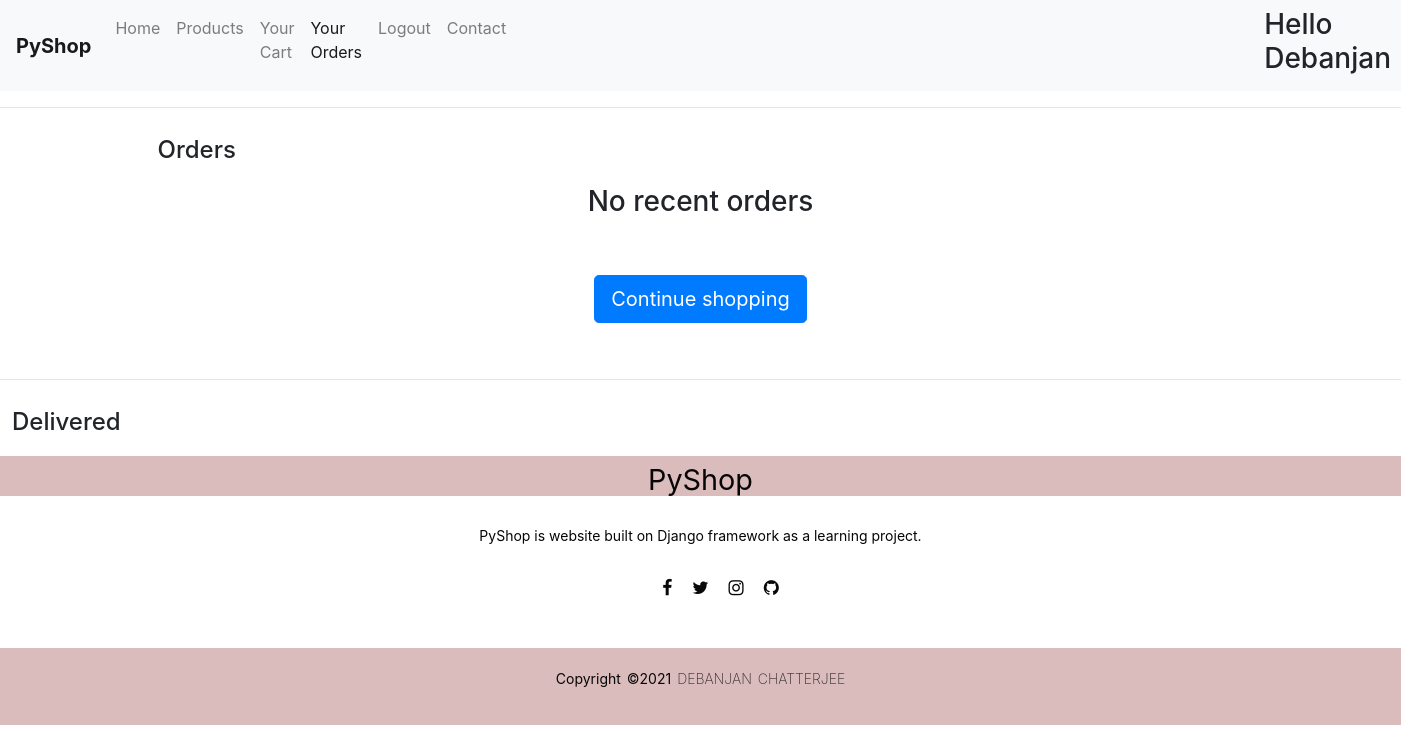
The app's page /orders/ (signed in), older data.
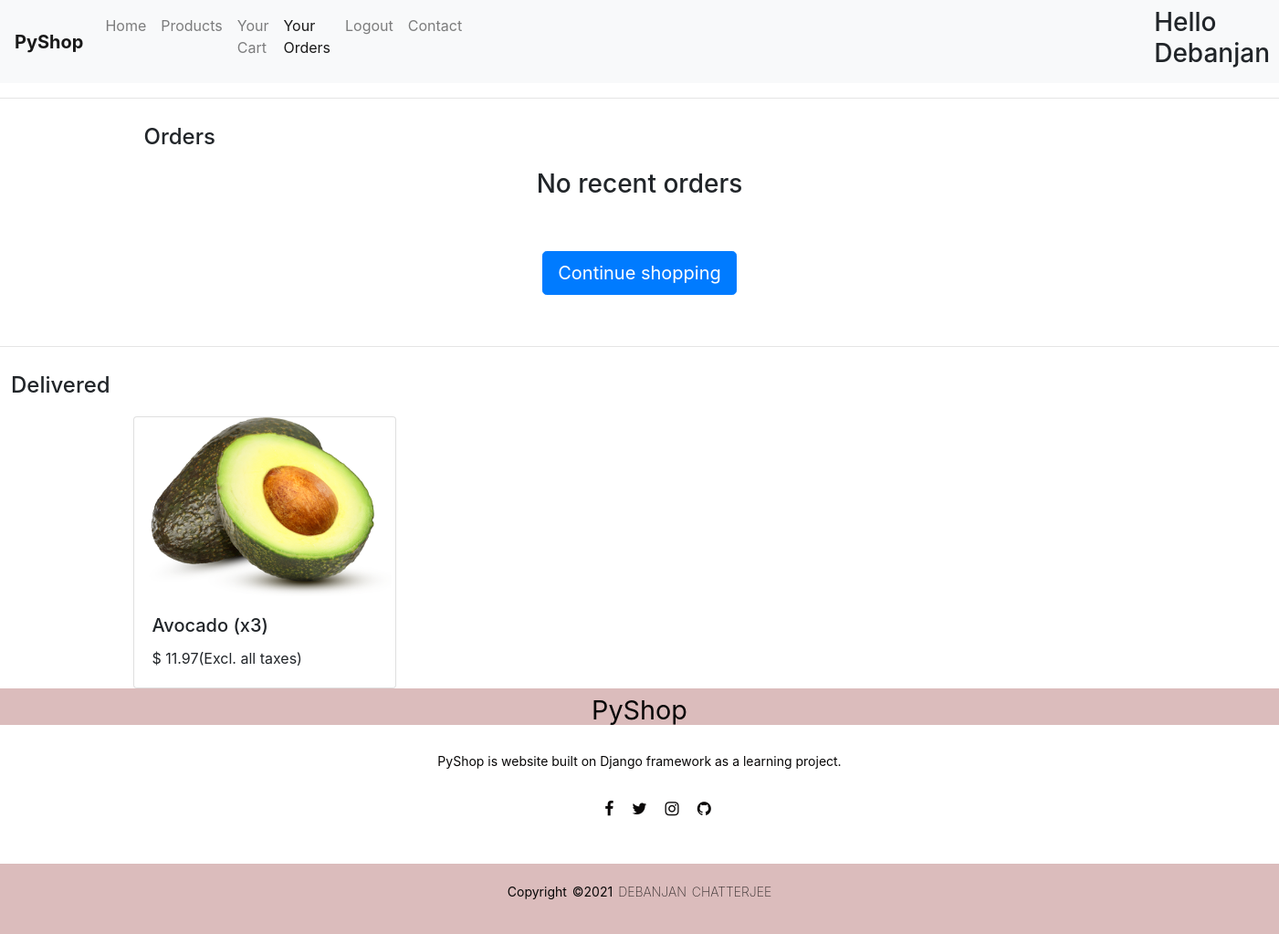
The same page, newer data.
### cart/models.py (models this page shows)
class Item(models.Model):
    STATUS = (
        ("In cart", "In cart"),
        ("Order received", "Order received"),
        ("Out for delivery", "Out for delivery"),
        ("Delivered", "Delivered"),
    )
    user = models.ForeignKey(User, on_delete=models.CASCADE)
    name = models.CharField(max_length=255)
    price = models.FloatField(max_length=5)
    quantity = models.IntegerField()
    status = models.CharField(max_length=20, choices=STATUS, default="In cart")
    img_url = models.CharField(max_length=2083)

### cart/views.py (the view)
# urls.py: path('orders/', views.orders, name="orders"),
def orders(request):
    if request.user.is_authenticated:
        if request.method == 'POST':
            orders = Item.objects.filter(user=request.user, status="In cart")
            orders.update(status="Order received")
        t = 0
        amount_received = 0
        amount_out = 0
        orders = Item.objects.filter(Q(user=request.user) & (Q(status="Order received") | Q(status="Out for delivery") | Q(status="Delivered")))
        received_orders = Item.objects.filter(user=request.user, status="Order received")
        out_orders = Item.objects.filter(user=request.user, status="Out for delivery")
        not_delivered_orders = Item.objects.filter(Q(user=request.user) & (Q(status="Order received") |
        Q(status="Out for delivery")))
        for i in not_delivered_orders:
            t += 1
        for j in received_orders:
            amount_received += j.price * 1.12
        for k in out_orders:
            amount_out += k.price * 1.12
        amount_received = round(amount_received, 2)
        amount_out = round(amount_out, 2)
        return render(request, 'orders.html', {'products': orders, 't': t, 'nbar': 'orders', 'received': amount_received,
        'out': amount_out})
    else:
        return redirect('login')

### templates/orders.html (shortened to what this page needs)
{% extends 'base.html' %} {% block content %}
<head>
</head>
<div class="container">
<div class="" id="mydiv">
  <h4>Orders</h4>
</div>
<div>
    {% if t != 0 %}
    <div class="container" id="mydiv">
    <hr>
    <table style="width: 100%">
      <tr>
        <th>Items</th>
        <th>Status</th>
        <th>Amount Payable(Incl. all taxes)</th>
      </tr>
      <tr>
        <td>{% for product in products %} {% if product.status == "Order received" %} {{product.name}}    {% endif %}{% endfor %}</td>
        <td>Order received</td>
        <td>$ {{received}}</td>
      </tr>
      <tr>
        <td>{% for product in products %} {% if product.status == "Out for delivery" %} {{product.name}}    {%endif%}{% endfor %}</td>
        <td>Out for delivery</td>
        <td>$ {{out}}</td>
      </tr>
    </table>
    <hr>
    </div>
    {% else %}
    <div class="container" id="mydiv2">
      <strong><h3>No recent orders</h3></strong><br />
    </div>
    {% endif %}
    <br /><br />
    <div class="container" id="mydiv2">
      <a href="/products/" class="btn btn-primary btn-lg" id="continue"
        >Continue shopping</a
      >
    </div>
      </div>
    </div>
  </div>
<hr>
<div>
<div class="" id="mydiv">
<h4>Delivered</h4>
</div>
<div class="container">
<div class="row">
{% for product in products %} {% if product.status == "Delivered" %}
<div class="col">
  <div class="card" style="width: 18rem">
    <img src="{{product.img_url}}" class="card-img-top" alt="..." />
    <div class="card-body">
      <h5 class="card-title">
        {{product.name}} (x{{product.quantity}})
      </h5>
      <p class="card-text">$ {{product.price}}(Excl. all taxes)</p>
    </div>
  </div>
</div>
  {% endif %} {% endfor %}
</div>
</div>
</div>
 {% endblock %}

Row changes from the older to the newer data that the page shows:
added Item: img_url (picture), name "Avocado", quantity "3", price "11.97"
